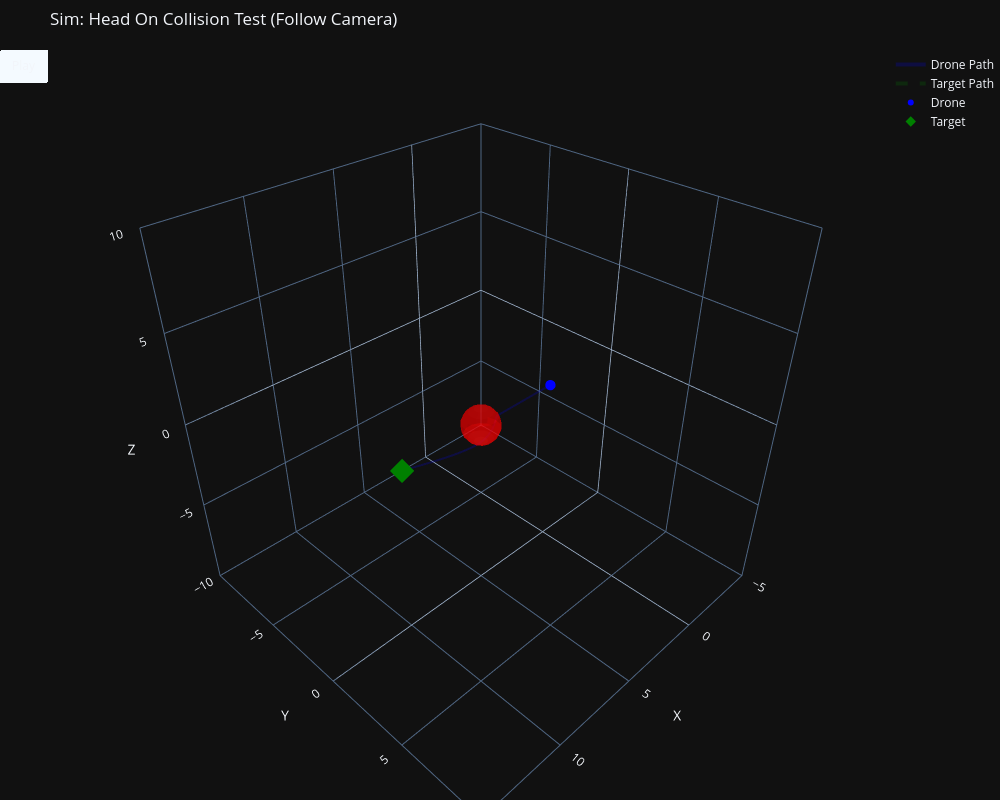

Notebook source saved alongside this figure:
### Markdown cell above
## Run Simulation

### Code cell
import numpy as np
import plotly.graph_objects as go


def run_simulation(scenario_name="chase", animate=True):
    # 1. Load Scenario
    if scenario_name not in SCENARIOS:
        print(f"Error: Scenario '{scenario_name}' not found.")
        return
    mission = SCENARIOS[scenario_name]()
    print(f"Loaded: {mission.name} | Animate: {animate}")

    # 2. Setup
    dt = 0.01
    drone_physics = DroneDynamics(dt=dt)
    guidance = NominalGuidance()
    safety_filter = SafetyFilter(u_max=10.0)
    current_state = mission.start_state

    # 3. Data Storage
    path_history = []
    target_history = []
    obs_history = []

    total_steps = int(mission.duration / dt)

    # 4. Simulation Loop
    print(f"Simulating {total_steps} steps...")
    for t_step in range(total_steps):
        time = t_step * dt

        # A. Update Scenario (Target + Obstacles)
        target_pos, target_vel = mission.target.update(time)

        current_obs_snapshot = []
        for obs in mission.obstacles:
            if np.linalg.norm(obs.velocity) > 0:
                obs.center += obs.velocity * dt
                # Simple bounce logic
                if abs(obs.center[1]) > 4.0:
                    obs.velocity[1] *= -1
            current_obs_snapshot.append(obs.center.copy())

        obs_history.append(current_obs_snapshot)

        # B. Control & Physics
        u_nom = guidance.compute_u_nom(current_state.pos, current_state.vel, target_pos, target_vel)
        u_safe = safety_filter.filter(u_nom, current_state.pos, current_state.vel, mission.obstacles)
        current_state = drone_physics.step(current_state, u_safe)

        path_history.append(current_state.pos)
        target_history.append(target_pos)

    # 5. Visualization Selector
    path_history = np.array(path_history)
    target_history = np.array(target_history)

    if animate:
        print("Generating Plotly Animation...")
        animate_plotly(path_history, target_history, obs_history, mission, dt)
    else:
        print("Plotting Static Graph...")
        # You can keep your old static plotter or use a plotly static one
        animate_plotly(path_history, target_history, obs_history, mission, dt, static_only=True)




def animate_plotly(path, target_path, obs_history, mission, dt, static_only=False):
    
    total_frames = len(path)
    # Stride: Skip frames to keep animation smooth (approx 150 frames total)
    stride = max(1, total_frames // 150) 
    
    fig = go.Figure()

    # --- HELPER: Sphere Geometry ---
    def get_sphere_data(center, radius):
        u = np.linspace(0, 2 * np.pi, 15)
        v = np.linspace(0, np.pi, 10)
        x = center[0] + radius * np.outer(np.cos(u), np.sin(v))
        y = center[1] + radius * np.outer(np.sin(u), np.sin(v))
        z = center[2] + radius * np.outer(np.ones(np.size(u)), np.cos(v))
        return x, y, z

    # --- STATIC TRACES (Background) ---
    fig.add_trace(go.Scatter3d(
        x=path[:, 0], y=path[:, 1], z=path[:, 2],
        mode='lines', line=dict(color='blue', width=4),
        name='Drone Path', opacity=0.2
    ))

    fig.add_trace(go.Scatter3d(
        x=target_path[:, 0], y=target_path[:, 1], z=target_path[:, 2],
        mode='lines', line=dict(color='green', width=4, dash='dash'),
        name='Target Path', opacity=0.2
    ))

    # --- DYNAMIC TRACES (Actors) ---
    fig.add_trace(go.Scatter3d(
        x=[path[0, 0]], y=[path[0, 1]], z=[path[0, 2]],
        mode='markers', marker=dict(color='blue', size=6),
        name='Drone'
    ))

    fig.add_trace(go.Scatter3d(
        x=[target_path[0, 0]], y=[target_path[0, 1]], z=[target_path[0, 2]],
        mode='markers', marker=dict(color='green', size=8, symbol='diamond'),
        name='Target'
    ))

    obs_start = obs_history[0]
    for i, obs in enumerate(mission.obstacles):
        x_s, y_s, z_s = get_sphere_data(obs_start[i], obs.radius)
        fig.add_trace(go.Surface(
            x=x_s, y=y_s, z=z_s,
            colorscale=[[0, 'red'], [1, 'red']], showscale=False, opacity=0.5,
            name=f'Obs {i}'
        ))

    # --- ANIMATION FRAMES ---
    frames = []
    num_obstacles = len(mission.obstacles)
    dynamic_indices = [2, 3] + list(range(4, 4 + num_obstacles))

    for k in range(0, total_frames, stride):
        frame_data = []
        
        # 1. Update Positions
        drone_pos = path[k]
        target_pos = target_path[k]
        
        frame_data.append(go.Scatter3d(x=[drone_pos[0]], y=[drone_pos[1]], z=[drone_pos[2]])) # Drone
        frame_data.append(go.Scatter3d(x=[target_pos[0]], y=[target_pos[1]], z=[target_pos[2]])) # Target
        
        current_obs = obs_history[k]
        for i in range(num_obstacles):
            x_new, y_new, z_new = get_sphere_data(current_obs[i], mission.obstacles[i].radius)
            frame_data.append(go.Surface(x=x_new, y=y_new, z=z_new))

        # 2. CALCULATE DYNAMIC CAMERA
        # Find the midpoint between drone and target
        mid_x = (drone_pos[0] + target_pos[0]) / 2
        mid_y = (drone_pos[1] + target_pos[1]) / 2
        mid_z = (drone_pos[2] + target_pos[2]) / 2
        
        # Determine "Zoom Level" (Distance between them + Padding)
        dist = np.linalg.norm(drone_pos - target_pos)
        window = max(10.0, dist * 1.5) # Ensure window is at least 10 meters wide
        half_win = window / 2

        # Create the dynamic layout for THIS specific frame
        frame_layout = dict(
            scene=dict(
                xaxis=dict(range=[mid_x - half_win, mid_x + half_win]),
                yaxis=dict(range=[mid_y - half_win, mid_y + half_win]),
                zaxis=dict(range=[mid_z - half_win, mid_z + half_win])
            )
        )

        frames.append(go.Frame(data=frame_data, layout=frame_layout, traces=dynamic_indices, name=str(k)))

    fig.frames = frames

    # --- INITIAL LAYOUT ---
    # We set the initial view to match the first frame's calculation
    start_mid = (path[0] + target_path[0]) / 2
    fig.update_layout(
        width=1000, height=800,
        title=f"Sim: {mission.name} (Follow Camera)",
        scene=dict(
            xaxis=dict(range=[start_mid[0]-10, start_mid[0]+10], title="X"),
            yaxis=dict(range=[start_mid[1]-10, start_mid[1]+10], title="Y"),
            zaxis=dict(range=[start_mid[2]-10, start_mid[2]+10], title="Z"),
            aspectmode='cube'
        ),
        margin=dict(l=0, r=0, b=0, t=50),
        updatemenus=[dict(
            type="buttons",
            buttons=[dict(label="Play",
                          method="animate",
                          args=[None, dict(frame=dict(duration=20, redraw=True), 
                                           fromcurrent=True)])]
        )]
    )

    if static_only:
        fig.show()
    else:
        fig.show()


if __name__ == "__main__":
    run_simulation("head_on", animate=True)
    #run_simulation("chase", animate=True)
    #run_simulation("clutter", animate=True)

### Figure 1 — Plotly figure (JSON) as saved in the notebook; plotly's stock layout.template omitted (floating-point values rounded to 4 significant figures; data arrays with more than 128 entries replaced by an {"elided": "..."} marker saying what was removed)
{"data": [{"line": {"color": "blue", "width": 4}, "mode": "lines", "name": "Drone Path", "opacity": 0.2, "x": {"elided": "1500 float values"}, "y": {"elided": "1500 float values"}, "z": {"elided": "1500 float values"}, "type": "scatter3d"}, {"line": {"color": "green", "dash": "dash", "width": 4}, "mode": "lines", "name": "Target Path", "opacity": 0.2, "x": {"elided": "1500 float values"}, "y": {"elided": "1500 float values"}, "z": {"elided": "1500 float values"}, "type": "scatter3d"}, {"marker": {"color": "blue", "size": 6}, "mode": "markers", "name": "Drone", "x": [0.0], "y": [0.0], "z": [0.0], "type": "scatter3d"}, {"marker": {"color": "green", "size": 8, "symbol": "diamond"}, "mode": "markers", "name": "Target", "x": [10.0], "y": [0.0], "z": [0.0], "type": "scatter3d"}, {"colorscale": [[0, "red"], [1, "red"]], "name": "Obs 0", "opacity": 0.5, "showscale": false, "x": {"elided": "15x10 float values"}, "y": {"elided": "15x10 float values"}, "z": {"elided": "15x10 float values"}, "type": "surface"}], "layout": {"scene": {"xaxis": {"range": [-5.0, 15.0], "title": {"text": "X"}}, "yaxis": {"range": [-10.0, 10.0], "title": {"text": "Y"}}, "zaxis": {"range": [-10.0, 10.0], "title": {"text": "Z"}}, "aspectmode": "cube"}, "margin": {"l": 0, "r": 0, "b": 0, "t": 50}, "width": 1000, "height": 800, "title": {"text": "Sim: Head On Collision Test (Follow Camera)"}, "updatemenus": [{"buttons": [{"args": [null, {"frame": {"duration": 20, "redraw": true}, "fromcurrent": true}], "label": "Play", "method": "animate"}], "type": "buttons"}]}}
